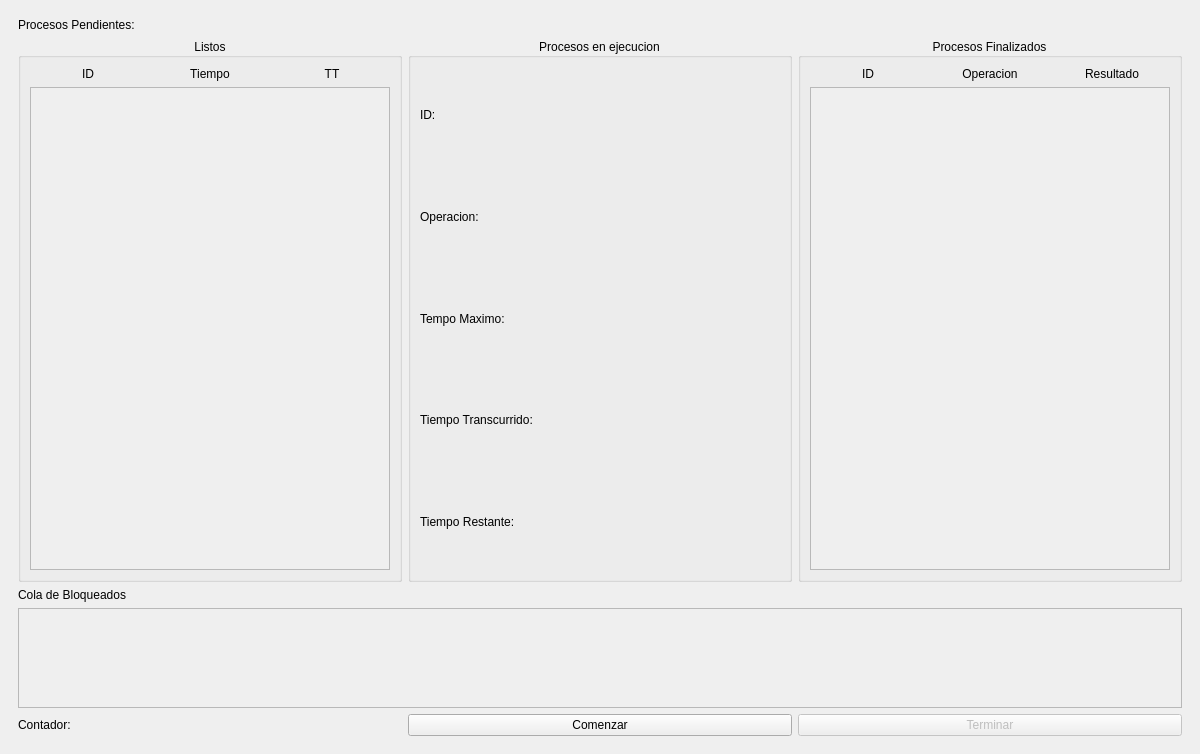
<?xml version="1.0" encoding="UTF-8"?>
<ui version="4.0">
 <class>MainWindow</class>
 <widget class="QMainWindow" name="MainWindow">
  <property name="geometry">
   <rect>
    <x>0</x>
    <y>0</y>
    <width>1200</width>
    <height>754</height>
   </rect>
  </property>
  <property name="windowTitle">
   <string>ZamaxSO</string>
  </property>
  <property name="windowIcon">
   <iconset resource="recursos.qrc">
    <normaloff>:/Styles/icono.ico</normaloff>:/Styles/icono.ico</iconset>
  </property>
  <widget class="QWidget" name="centralwidget">
   <layout class="QGridLayout" name="gridLayout">
    <item row="0" column="0">
     <widget class="QStackedWidget" name="pagesSW">
      <property name="layoutDirection">
       <enum>Qt::LeftToRight</enum>
      </property>
      <property name="autoFillBackground">
       <bool>false</bool>
      </property>
      <property name="inputMethodHints">
       <set>Qt::ImhDigitsOnly</set>
      </property>
      <property name="currentIndex">
       <number>1</number>
      </property>
      <widget class="QWidget" name="setProcessPage">
       <layout class="QGridLayout" name="gridLayout_2">
        <item row="0" column="0">
         <widget class="QGroupBox" name="howManyProcessGB">
          <property name="maximumSize">
           <size>
            <width>636</width>
            <height>279</height>
           </size>
          </property>
          <property name="styleSheet">
           <string notr="true">font: 14pt &quot;Century Gothic&quot;;</string>
          </property>
          <property name="title">
           <string/>
          </property>
          <layout class="QGridLayout" name="gridLayout_3">
           <item row="3" column="1">
            <widget class="QPushButton" name="numOfProcessPB">
             <property name="enabled">
              <bool>false</bool>
             </property>
             <property name="text">
              <string>OK</string>
             </property>
            </widget>
           </item>
           <item row="2" column="0">
            <widget class="QLabel" name="numOfProcessLB">
             <property name="text">
              <string>No. Procesos: </string>
             </property>
            </widget>
           </item>
           <item row="2" column="1">
            <widget class="QLineEdit" name="numOfProcessLE">
             <property name="inputMethodHints">
              <set>Qt::ImhNone</set>
             </property>
            </widget>
           </item>
           <item row="0" column="0" colspan="2">
            <widget class="QLabel" name="welcomeMsgLB">
             <property name="text">
              <string>Bienvenido al sistema de simulacion de procesamiento FCFS &quot;ZamaxSO&quot;. 
Por favor digite la cantidad de procesos que desea realizar.</string>
             </property>
             <property name="scaledContents">
              <bool>false</bool>
             </property>
             <property name="alignment">
              <set>Qt::AlignCenter</set>
             </property>
             <property name="wordWrap">
              <bool>true</bool>
             </property>
            </widget>
           </item>
          </layout>
         </widget>
        </item>
        <item row="0" column="1">
         <widget class="QLabel" name="logoLB">
          <property name="maximumSize">
           <size>
            <width>320</width>
            <height>300</height>
           </size>
          </property>
          <property name="text">
           <string/>
          </property>
          <property name="pixmap">
           <pixmap resource="recursos.qrc">:/Styles/Logo.PNG</pixmap>
          </property>
          <property name="scaledContents">
           <bool>true</bool>
          </property>
         </widget>
        </item>
       </layout>
      </widget>
      <widget class="QWidget" name="executeProcessPage">
       <property name="styleSheet">
        <string notr="true">font: 14pt &quot;Century Gothic&quot;;</string>
       </property>
       <layout class="QGridLayout" name="gridLayout_5">
        <item row="2" column="2">
         <widget class="QGroupBox" name="finishedProcesGB">
          <property name="maximumSize">
           <size>
            <width>392</width>
            <height>16777215</height>
           </size>
          </property>
          <property name="title">
           <string>Procesos Finalizados</string>
          </property>
          <property name="alignment">
           <set>Qt::AlignCenter</set>
          </property>
          <layout class="QGridLayout" name="gridLayout_9">
           <item row="0" column="2">
            <widget class="QLabel" name="resultColumnLB">
             <property name="maximumSize">
              <size>
               <width>16777215</width>
               <height>20</height>
              </size>
             </property>
             <property name="text">
              <string>Resultado</string>
             </property>
             <property name="alignment">
              <set>Qt::AlignCenter</set>
             </property>
            </widget>
           </item>
           <item row="0" column="1">
            <widget class="QLabel" name="operationColumnLB">
             <property name="maximumSize">
              <size>
               <width>16777215</width>
               <height>20</height>
              </size>
             </property>
             <property name="text">
              <string>Operacion</string>
             </property>
             <property name="alignment">
              <set>Qt::AlignCenter</set>
             </property>
            </widget>
           </item>
           <item row="0" column="0">
            <widget class="QLabel" name="idColumnLB">
             <property name="maximumSize">
              <size>
               <width>16777215</width>
               <height>20</height>
              </size>
             </property>
             <property name="text">
              <string>ID</string>
             </property>
             <property name="alignment">
              <set>Qt::AlignCenter</set>
             </property>
            </widget>
           </item>
           <item row="1" column="0" colspan="3">
            <widget class="QScrollArea" name="finishProcessSA">
             <property name="maximumSize">
              <size>
               <width>392</width>
               <height>16777215</height>
              </size>
             </property>
             <property name="widgetResizable">
              <bool>true</bool>
             </property>
             <widget class="QWidget" name="widget">
              <property name="geometry">
               <rect>
                <x>0</x>
                <y>0</y>
                <width>358</width>
                <height>443</height>
               </rect>
              </property>
              <layout class="QGridLayout" name="gridLayout_6">
               <item row="0" column="0">
                <layout class="QGridLayout" name="finishProcessGL"/>
               </item>
              </layout>
             </widget>
            </widget>
           </item>
          </layout>
         </widget>
        </item>
        <item row="7" column="1">
         <widget class="QPushButton" name="startPB">
          <property name="text">
           <string>Comenzar</string>
          </property>
         </widget>
        </item>
        <item row="0" column="0">
         <widget class="QLabel" name="contOfBatchesLB">
          <property name="text">
           <string>Procesos Pendientes: </string>
          </property>
         </widget>
        </item>
        <item row="7" column="0">
         <widget class="QLabel" name="globalContLB">
          <property name="text">
           <string>Contador: </string>
          </property>
         </widget>
        </item>
        <item row="2" column="0">
         <widget class="QGroupBox" name="readyProcessGB">
          <property name="maximumSize">
           <size>
            <width>392</width>
            <height>16777215</height>
           </size>
          </property>
          <property name="title">
           <string>Listos</string>
          </property>
          <property name="alignment">
           <set>Qt::AlignCenter</set>
          </property>
          <layout class="QGridLayout" name="gridLayout_4">
           <item row="0" column="1">
            <widget class="QLabel" name="timeColumnLB">
             <property name="maximumSize">
              <size>
               <width>16777215</width>
               <height>20</height>
              </size>
             </property>
             <property name="text">
              <string>Tiempo</string>
             </property>
             <property name="alignment">
              <set>Qt::AlignCenter</set>
             </property>
            </widget>
           </item>
           <item row="0" column="0">
            <widget class="QLabel" name="nameColumnLB">
             <property name="maximumSize">
              <size>
               <width>16777215</width>
               <height>20</height>
              </size>
             </property>
             <property name="text">
              <string>ID</string>
             </property>
             <property name="alignment">
              <set>Qt::AlignCenter</set>
             </property>
            </widget>
           </item>
           <item row="0" column="2">
            <widget class="QLabel" name="ttLB_2">
             <property name="text">
              <string>TT</string>
             </property>
             <property name="alignment">
              <set>Qt::AlignCenter</set>
             </property>
            </widget>
           </item>
           <item row="1" column="0" colspan="3">
            <widget class="QScrollArea" name="pendientProcessSA">
             <property name="widgetResizable">
              <bool>true</bool>
             </property>
             <widget class="QWidget" name="scrollAreaWidgetContents">
              <property name="geometry">
               <rect>
                <x>0</x>
                <y>0</y>
                <width>358</width>
                <height>441</height>
               </rect>
              </property>
              <layout class="QGridLayout" name="gridLayout_10">
               <item row="0" column="0">
                <layout class="QGridLayout" name="pendientProcessGL"/>
               </item>
              </layout>
             </widget>
            </widget>
           </item>
          </layout>
         </widget>
        </item>
        <item row="2" column="1">
         <widget class="QGroupBox" name="executeProcessGB">
          <property name="maximumSize">
           <size>
            <width>392</width>
            <height>16777215</height>
           </size>
          </property>
          <property name="title">
           <string>Procesos en ejecucion</string>
          </property>
          <property name="alignment">
           <set>Qt::AlignCenter</set>
          </property>
          <layout class="QGridLayout" name="gridLayout_8">
           <item row="3" column="0">
            <widget class="QLabel" name="ttLB">
             <property name="text">
              <string>Tiempo Transcurrido: </string>
             </property>
            </widget>
           </item>
           <item row="1" column="0">
            <widget class="QLabel" name="opLB">
             <property name="text">
              <string>Operacion:</string>
             </property>
            </widget>
           </item>
           <item row="2" column="0">
            <widget class="QLabel" name="tmLB">
             <property name="text">
              <string>Tempo Maximo:</string>
             </property>
            </widget>
           </item>
           <item row="0" column="0">
            <widget class="QLabel" name="nameLB">
             <property name="text">
              <string>ID: </string>
             </property>
            </widget>
           </item>
           <item row="4" column="0">
            <widget class="QLabel" name="trLB">
             <property name="text">
              <string>Tiempo Restante: </string>
             </property>
            </widget>
           </item>
          </layout>
         </widget>
        </item>
        <item row="5" column="0">
         <widget class="QLabel" name="blockedLB">
          <property name="text">
           <string>Cola de Bloqueados</string>
          </property>
         </widget>
        </item>
        <item row="7" column="2">
         <widget class="QPushButton" name="finishPB">
          <property name="enabled">
           <bool>false</bool>
          </property>
          <property name="text">
           <string>Terminar</string>
          </property>
         </widget>
        </item>
        <item row="6" column="0" colspan="3">
         <widget class="QScrollArea" name="blockedSA">
          <property name="maximumSize">
           <size>
            <width>16777215</width>
            <height>100</height>
           </size>
          </property>
          <property name="widgetResizable">
           <bool>true</bool>
          </property>
          <widget class="QWidget" name="scrollAreaWidgetContents_3">
           <property name="geometry">
            <rect>
             <x>0</x>
             <y>0</y>
             <width>1162</width>
             <height>98</height>
            </rect>
           </property>
           <layout class="QGridLayout" name="gridLayout_13">
            <item row="1" column="0">
             <layout class="QGridLayout" name="blockedGL"/>
            </item>
           </layout>
          </widget>
         </widget>
        </item>
       </layout>
      </widget>
      <widget class="QWidget" name="showResultsPage">
       <layout class="QGridLayout" name="gridLayout_7">
        <item row="0" column="0">
         <widget class="QScrollArea" name="resultsSA">
          <property name="widgetResizable">
           <bool>true</bool>
          </property>
          <widget class="QWidget" name="scrollAreaWidgetContents_2">
           <property name="geometry">
            <rect>
             <x>0</x>
             <y>0</y>
             <width>1162</width>
             <height>716</height>
            </rect>
           </property>
           <layout class="QGridLayout" name="gridLayout_12">
            <item row="0" column="0">
             <layout class="QGridLayout" name="resultsGL"/>
            </item>
           </layout>
          </widget>
         </widget>
        </item>
       </layout>
      </widget>
      <widget class="QWidget" name="bcpPage">
       <layout class="QGridLayout" name="gridLayout_24">
        <item row="1" column="0">
         <widget class="QTableWidget" name="bcpTW">
          <property name="enabled">
           <bool>false</bool>
          </property>
          <property name="minimumSize">
           <size>
            <width>0</width>
            <height>0</height>
           </size>
          </property>
          <property name="maximumSize">
           <size>
            <width>1100</width>
            <height>650</height>
           </size>
          </property>
          <property name="styleSheet">
           <string notr="true">color: rgb(0, 0, 0);
background-color: rgb(255, 200, 11);
font: 14pt &quot;Century Gothic&quot;;</string>
          </property>
          <property name="editTriggers">
           <set>QAbstractItemView::AllEditTriggers</set>
          </property>
         </widget>
        </item>
        <item row="0" column="0" alignment="Qt::AlignHCenter">
         <widget class="QLabel" name="bcpTitleLB">
          <property name="maximumSize">
           <size>
            <width>450</width>
            <height>50</height>
           </size>
          </property>
          <property name="styleSheet">
           <string notr="true">color: rgb(0, 0, 0);
background-color: rgb(255, 200, 11);
font: 14pt &quot;Century Gothic&quot;;</string>
          </property>
          <property name="text">
           <string>Tabla de Bloque de Control de Procesos</string>
          </property>
         </widget>
        </item>
       </layout>
      </widget>
     </widget>
    </item>
   </layout>
  </widget>
 </widget>
 <resources>
  <include location="recursos.qrc"/>
 </resources>
 <connections/>
</ui>
